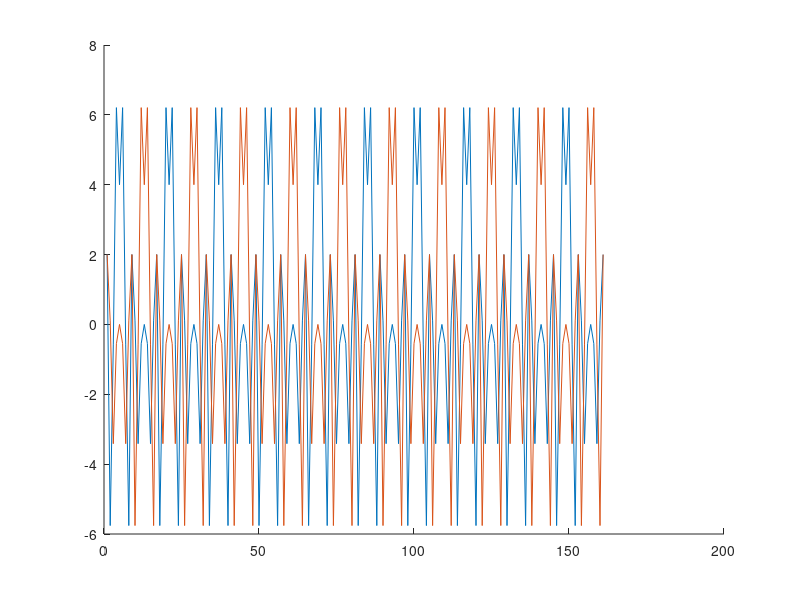

MATLAB code for this plot:
df = 312.5e3;
% S_l_stf = [0,0,1+1i,0,0,0,-1-1i,0,0,0,1+1i,0,0,0,-1-1i,0,0,0,-1-1i,0,0,0,1+1i,0,0,0,...
%     0,0,0,0,-1-1i,0,0,0,-1-1i,0,0,0,1+1i,0,0,0,1+1i,0,0,0,1+1i,0,0,0,1+1i,0,0,0,0,0,...
%     0,0,0,0,0,0,0,0,0,0,1+1i,0,0,0,-1-1i,0,0,0,1+1i,0,0,0,-1-1i,0,0,0,-1-1i,0,0,0,1+1i,...
%     0,0,0,0,0,0,0,-1-1i,0,0,0,-1-1i,0,0,0,1+1i,0,0,0,1+1i,0,0,0,1+1i,0,0,0,1+1i,0,0];
S_l_stf = [0,0,1+1i,0,0,0,-1-1i,0,0,0,1+1i,0,0,0,-1-1i,0,0,0,-1-1i,0,0,0,1+1i,0,0,0,...
    0,0,0,0,-1-1i,0,0,0,-1-1i,0,0,0,1+1i,0,0,0,1+1i,0,0,0,1+1i,0,0,0,1+1i,0,0];

Fs = 20e6; %20 MHz
dt = 1/Fs;
t = 0:dt:8e-6;
L_STF = zeros(1,length(t));
for k = -26:1:26
    L_STF = L_STF + S_l_stf(k+27)*exp(2i*pi*k*df*t);
end

figure(1)
clf
hold all
plot(real(L_STF))
plot(imag(L_STF))

Phtltf = [1,-1, 1, 1;
          1, 1,-1, 1;
          1, 1, 1,-1;
         -1, 1, 1, 1];